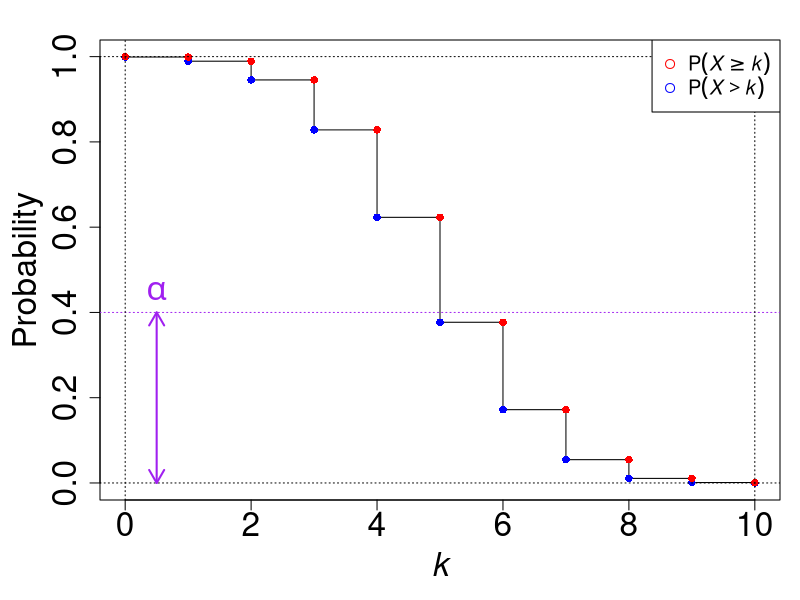

The R source for this figure:
## ---- chunk 1
n <- 10
p <- 0.5

alpha = 0.4

ns <- 0:n

Ss <- pbinom(ns, n, p, lower.tail = FALSE)

par(mar=c(5,5,2,1), cex.lab = 2, cex.axis = 2)
plot(ns, Ss, type = 's',
     xlab = expression(italic(k)), ylab = 'Probability')

Ss.p1 <- Ss + dbinom(ns, n, p)
points(ns, Ss, col = 'blue', pch = 16)
lines(ns, Ss.p1, col = 'red', type = 'p', pch = 16)

abline(h = alpha, lty = 3, col = 'purple')
abline(h = c(0, 1), lty = 3)
abline(v = c(0, n), lty = 3)

legend('topright', legend = c(expression(P(italic(X) >= italic(k))),
                              expression(P(italic(X) > italic(k)))),
       col = c('red', 'blue'), pch = 1, cex = 1.2)

arrows(0.5, 0, 0.5, alpha, code = 3, col = 'purple', lwd = 2, length = 0.15)
text(x = 0.5, y = alpha+0.05, labels = expression(alpha), col = 'purple', cex = 2)
